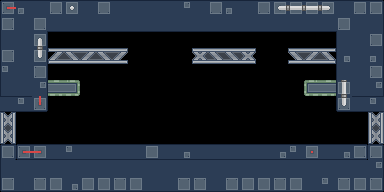

Rendered tile map (Tiled .tmx) drawn with the repository's tilesets; below, a short description and the map source with its tile grids summarised:
An orthogonal 24x12 tile map with 16x16 px tiles, 1 tile layer (Tile Layer 1).

<map version="1.4" tiledversion="1.4.3" orientation="orthogonal" renderorder="right-down" compressionlevel="0" width="24" height="12" tilewidth="16" tileheight="16" infinite="0" backgroundcolor="#000000" nextlayerid="2" nextobjectid="1">
 <tileset firstgid="1" source="industrialTileset.tsx" />
 <layer id="1" name="Tile Layer 1" width="24" height="12">
  <data>[288 cells, 170 non-empty, 54 distinct tile ids]</data>
 </layer>
</map>